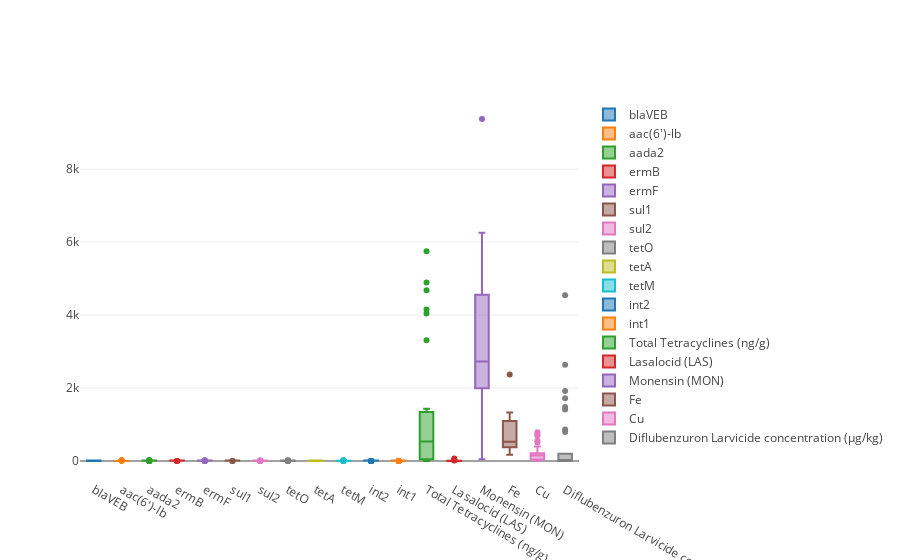

Notebook code cell kept with this figure:
### Markdown cell above
## Distribution of concentrations
This plot shows the distribution of the concentrations for each one of the compounds and the correlation (network) among metals and ARGs

### Composition Distribution
The box-plot figure shows the distribution of the composition values in the different samples. This graph is useful to determine the levels for the classification algorithm (low/high). 

### Network Analysis
The pairwise correlation was computed for the whole dataset. Then, ARGs-metals-compounds are linked if they have at leas a 0.3 correlation. Circular layout shows the relationship of metals (blue nodes) with ARGs (red nodes).

### Code cell
traces = [go.Box(y=data[i], name=i) for i in data]
display(iplot(traces))

import networkx as nx
import matplotlib.pyplot as plt

plt.figure(1,figsize=(12,12)) 

_corr = data.corr()
adm = np.matrix(_corr)

# display(_corr)

print(list(data))

G = nx.Graph()

cutoff = 0.3
nodes=[]
for ix,i in enumerate(_corr):
    items = _corr[i][ix+1:]
    for jx,j in enumerate(items.index):
        if items[jx] >= cutoff: 
            G.add_edge(i, j, weight=items[jx])
            nodes.append(i)
            nodes.append(j)

pos = nx.circular_layout(G)
nx.draw_networkx_nodes(G, pos,
                       nodelist=[i for i in list(data)[:12] if i in nodes],
                       node_color='r',
                       node_size=500,
                       alpha=0.8)

nx.draw_networkx_nodes(G, pos,
                       nodelist=[i for i in list(data)[12:] if i in nodes],
                       node_color='b',
                       node_size=500,
                       alpha=0.8)

nx.draw_networkx_edges(G, pos, width=1.0, alpha=0.5)
nx.draw_networkx_labels(G, pos, {i:i for i in G.nodes()}, font_size=12)

plt.axis('off')
plt.show()

### Figure 1 — Plotly figure (JSON) as saved in the notebook; plotly's stock layout.template omitted (floating-point values rounded to 4 significant figures)
{"data": [{"name": "blaVEB", "type": "box", "uid": "0f40ac06-967d-11e8-bb2d-14109fe1632b", "y": [13.02, 12.07, 14.65, 0, 13.48, 14.92, 0, 13.64, 13.34, 0, 15.86, 0, 0, 11.76, 13.4, 8.317, 0, 0, 0, 14.49, 0, 14.17, 12.59, 13.17, 0, 15.44, 0, 10.8, 10.53, 0, 11.25, 14.1, 0]}, {"name": "aac(6')-lb", "type": "box", "uid": "0f40b1f6-967d-11e8-b1be-14109fe1632b", "y": [14.02, 14.19, 15.94, 0, 15.15, 15.82, 0, 13.3, 0, 0, 0, 0, 0, 0, 0, 0, 0, 0, 0, 15.24, 0, 0, 13.54, 0, 0, 0, 0, 0, 0, 0, 0, 0, 0]}, {"name": "aada2", "type": "box", "uid": "0f40b9ba-967d-11e8-b818-14109fe1632b", "y": [14.0, 12.86, 13.07, 0, 13.06, 12.38, 18.24, 14.95, 11.97, 0, 13.04, 15.59, 0, 14.3, 10.58, 11.19, 0, 16.68, 13.97, 18.07, 0, 12.22, 18.12, 12.13, 12.12, 12.71, 14.52, 12.1, 12.33, 12.41, 13.37, 13.73, 12.97]}, {"name": "ermB", "type": "box", "uid": "0f40bd90-967d-11e8-b697-14109fe1632b", "y": [11.24, 10.42, 11.23, 15.99, 14.39, 13.64, 0, 15.18, 11.41, 14.65, 16.63, 12.81, 0, 14.39, 14.28, 17.64, 16.35, 11.04, 13.03, 14.78, 13.39, 0, 13.81, 15.72, 12.61, 13.34, 13.04, 13.66, 14.54, 14.62, 15.15, 15.78, 16.02]}, {"name": "ermF", "type": "box", "uid": "0f40c0e2-967d-11e8-840d-14109fe1632b", "y": [10.15, 10.2, 10.36, 17.37, 14.06, 14.21, 0, 14.61, 13.11, 0, 15.78, 17.72, 0, 14.7, 14.32, 13.77, 15.37, 14.17, 17.97, 13.29, 0, 13.31, 13.7, 12.75, 12.76, 13.2, 14.2, 12.44, 13.73, 13.47, 15.31, 13.82, 15.01]}, {"name": "sul1", "type": "box", "uid": "0f40c418-967d-11e8-a474-14109fe1632b", "y": [14.53, 13.2, 14.08, 15.12, 10.92, 10.95, 10.75, 11.48, 9.694, 13.33, 12.32, 15.12, 0, 11.26, 10.02, 8.925, 13.19, 13.02, 13.87, 11.58, 0, 10.88, 11.2, 11.35, 11.75, 11.4, 10.06, 9.863, 10.53, 10.61, 11.75, 11.32, 11.95]}, {"name": "sul2", "type": "box", "uid": "0f40c74a-967d-11e8-bbac-14109fe1632b", "y": [11.45, 11.87, 11.38, 10.61, 9.538, 9.403, 16.81, 9.437, 8.874, 0, 10.53, 12.03, 0, 9.269, 8.465, 8.122, 0, 15.09, 15.16, 8.802, 0, 8.534, 8.273, 8.398, 9.814, 8.868, 9.299, 8.476, 9.671, 9.959, 9.721, 9.15, 9.852]}, {"name": "tetO", "type": "box", "uid": "0f40ca74-967d-11e8-b608-14109fe1632b", "y": [10.79, 11.31, 11.22, 8.96, 11.82, 11.82, 16.74, 9.461, 12.08, 0, 9.927, 8.61, 0, 8.547, 8.898, 11.1, 0, 15.22, 16.45, 10.06, 0, 9.717, 11.6, 9.578, 8.816, 10.06, 10.57, 8.602, 10.16, 9.479, 7.837, 9.228, 10.08]}, {"name": "tetA", "type": "box", "uid": "0f40cd9e-967d-11e8-ab34-14109fe1632b", "y": [0, 0, 0, 14.74, 14.61, 14.38, 0, 13.63, 14.88, 0, 14.79, 0, 0, 11.64, 11.11, 12.93, 0, 0, 0, 15.95, 0, 13.31, 12.23, 15.36, 0, 13.8, 15.21, 0, 14.83, 0, 14.45, 13.35, 14.82]}, {"name": "tetM", "type": "box", "uid": "0f40d0be-967d-11e8-b015-14109fe1632b", "y": [7.415, 8.692, 6.835, 9.893, 9.721, 9.839, 17.58, 9.722, 9.11, 0, 9.284, 11.59, 0, 7.891, 8.146, 9.462, 13.44, 13.17, 15.83, 9.835, 0, 10.38, 10.38, 9.46, 8.229, 10.2, 9.072, 7.577, 9.529, 7.951, 8.69, 8.33, 9.459]}, {"name": "int2", "type": "box", "uid": "0f40d3de-967d-11e8-969e-14109fe1632b", "y": [17.31, 19.39, 17.56, 14.86, 16.12, 15.71, 0, 15.45, 14.65, 0, 15.52, 15.97, 0, 14.07, 13.32, 14.99, 0, 0, 0, 14.73, 0, 14.76, 15.54, 16.55, 14.61, 15.43, 16.25, 13.75, 15.24, 13.72, 14.32, 16.24, 16.02]}, {"name": "int1", "type": "box", "uid": "0f40d6fe-967d-11e8-baf4-14109fe1632b", "y": [17.51, 17.87, 16.17, 15.69, 18.36, 16.42, 16.97, 16.82, 15.71, 0, 19.29, 19.07, 0, 14.11, 14.38, 0, 0, 15.58, 16.17, 17.05, 0, 17.37, 14.48, 15.6, 15.56, 16.5, 16.58, 0, 14.5, 0, 17.4, 14.42, 15.47]}, {"name": "Total Tetracyclines (ng/g)", "type": "box", "uid": "0f40da14-967d-11e8-a505-14109fe1632b", "y": [0, 778.3, 264.2, 0, 4892.0, 398.4, 243.5, 0, 369.9, 287.7, 7.54, 0, 0, 23.4, 4046.0, 3309.0, 166.3, 1334.0, 535, 1300.0, 1432.0, 1021.0, 637.9, 1048.0, 1372.0, 5746.0, 51.8, 0, 965.9, 155.7, 730.0, 4677.0, 4150.0]}, {"name": "Lasalocid (LAS)", "type": "box", "uid": "0f40dd34-967d-11e8-9a2d-14109fe1632b", "y": [0, 0, 0, 9.248, 5.97, 5.199, 0, 6.054, 0, 68.66, 0, 0, 0, 0, 0, 4.623, 0, 15.52, 0, 7.137, 0, 10.96, 17.36, 25.54, 4.681, 4.386, 0, 0, 0, 5.421, 0, 0, 0]}, {"name": "Monensin (MON)", "type": "box", "uid": "0f40e054-967d-11e8-a2c0-14109fe1632b", "y": [1647.0, 4586.0, 3511.0, 1980.0, 2137.0, 5172.0, 1824.0, 1514.0, 6169.0, 2361.0, 2498.0, 2414.0, 47.59, 3046.0, 2035.0, 5050.0, 1560.0, 2627.0, 1857.0, 6255.0, 2468.0, 3416.0, 9372.0, 5002.0, 5388.0, 2759.0, 2724.0, 1998.0, 4549.0, 4490.0, 3795.0, 3255.0, 1839.0]}, {"name": "Fe", "type": "box", "uid": "0f40e368-967d-11e8-8449-14109fe1632b", "y": [354.7, 780.5, 1153.0, 172.5, 721.0, 633.1, 196.9, 931.1, 1114.0, 253.9, 1092.0, 365.0, 525.7, 288.9, 1272.0, 339.6, 614.0, 557.5, 519.6, 393.4, 517.1, 380.0, 485.3, 435.1, 1332.0, 462.6, 482.1, 1057.0, 337.1, 1203.0, 1313.0, 2372.0, 1314.0]}, {"name": "Cu", "type": "box", "uid": "0f40e676-967d-11e8-8820-14109fe1632b", "y": [0, 9.271, 17.12, 31.87, 32.39, 32.5, 35.11, 36.93, 44.88, 46.03, 61.36, 84.25, 85.83, 109.5, 115.1, 148.1, 152.0, 171.2, 175.3, 176.2, 182.9, 201.9, 204.7, 209.1, 214.2, 216.5, 268.9, 396.6, 505.2, 556.4, 699.8, 727.6, 791.1]}, {"name": "Diflubenzuron Larvicide concentration (µg/kg)", "type": "box", "uid": "0f40e9e6-967d-11e8-a950-14109fe1632b", "y": [0, 0, 0, 0, 0, 0, 0, 0, 0, 0, 862.2, 1722.0, 0, 0, 1477.0, 0, 0, 0, 0, 0, 0, 0, 0, 0, 0, 0, 4542.0, 2635.0, 0, 0, 791.4, 1921.0, 1408.0]}], "layout": {}}
